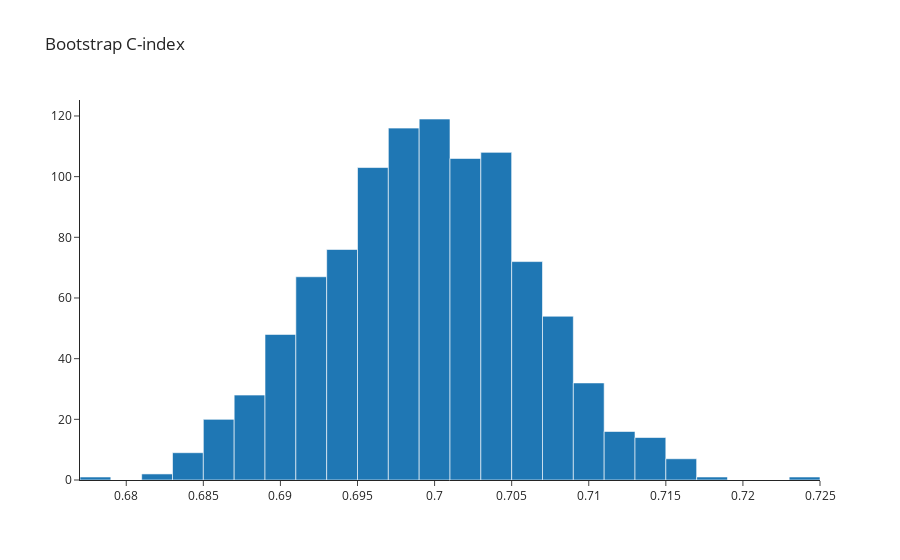

The notebook cell saved with this chart:
### Code cell
from lifelines.utils import concordance_index

from lifelines.utils import concordance_index

def bootstrap_c_index_ci(df, time_col, event_col, risk_col,
                         n_boot=1000, random_state=42):
    rng = np.random.RandomState(random_state)
    n = df.shape[0]
    cvals = []

    for _ in range(n_boot):
        idx = rng.randint(0, n, size=n)
        s = df.iloc[idx]

        c = concordance_index(
            s[time_col],
            -s[risk_col],          # plus de risque = moins de survie
            s[event_col],
        )
        cvals.append(c)

    cvals = np.array(cvals)

    mean_c = float(cvals.mean())
    std_c  = float(cvals.std(ddof=1))

    lower = float(np.percentile(cvals, 2.5))
    upper = float(np.percentile(cvals, 97.5))

    return mean_c, std_c, lower, upper, cvals


mean_c, std_c, low_c, high_c, boot = bootstrap_c_index_ci(
    df,
    time_col=TIME_COL,
    event_col=EVENT_COL,
    risk_col=RISK_COL,
    n_boot=N_BOOTSTRAP,
    random_state=RANDOM_STATE,
)

print(f"Bootstrap mean C-index   = {mean_c:.3f}")
print(f"Bootstrap std            = {std_c:.3f}")
print(f"95% CI (percentile)     = [{low_c:.3f}, {high_c:.3f}]")

fig=go.Figure()
fig.add_trace(go.Histogram(x=boot,nbinsx=30))
fig.update_layout(title='Bootstrap C-index',template='simple_white')
fig.show()

### Figure 1 — Plotly figure (JSON) as saved in the notebook; plotly's stock layout.template omitted (floating-point values rounded to 4 significant figures; data arrays with more than 128 entries replaced by an {"elided": "..."} marker saying what was removed)
{"data": [{"nbinsx": 30, "type": "histogram", "x": {"elided": "1000 float values"}}], "layout": {"title": {"text": "Bootstrap C-index"}}}
